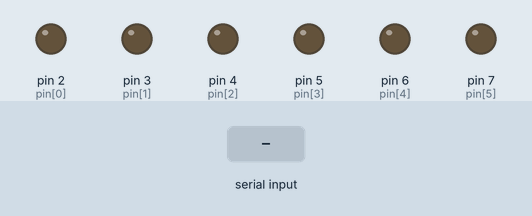
A sketch run on a simulated Arduino Uno, built with avr-gcc and run on an emulated ATmega328P. On the bench: output pins drawn as LEDs (lit = HIGH). Dashed ring = blinking. Inputs (shaded band) come from the test bench.

Above: at 1.2 s.
1.3 s: "1" received over Serial
At 1.52 s:
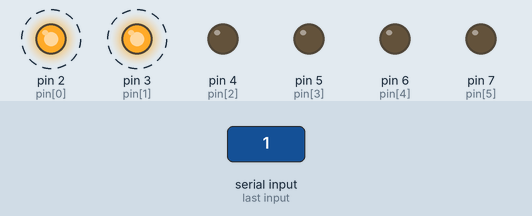
At 1.97 s:
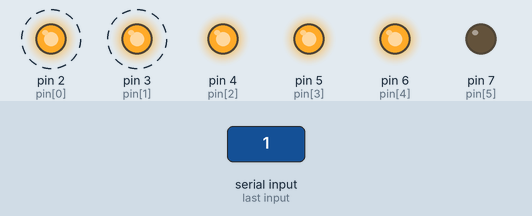
4.3 s: "0" received over Serial
At 4.37 s:
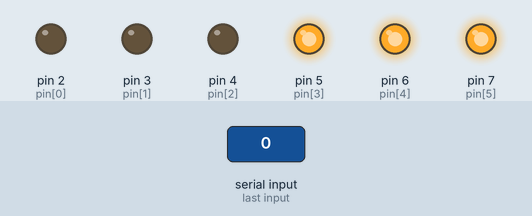
Timing chart, 0 to 7.3 s (numbered marks = the images above; inputs shaded):
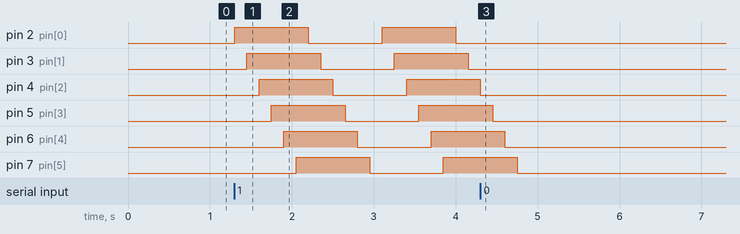

The sketch:

sketch_mar10a.ino
```cpp
int pin[]={2,3,4,5,6,7};
int data = 0;

void setup() {
  // put your setup code here, to run once:
  for(int j=0; j<6; j++)
  {
    pinMode(pin[j],OUTPUT);
    digitalWrite(pin[j],LOW);
    Serial.begin(9600);
  }
}

void loop() {
  // put your main code here, to run repeatedly:
  while(Serial.available()){data = Serial.read();}
  if (data == '1') {
      for(int j=0; j<6; j++)
  {
    digitalWrite(pin[j],HIGH);
    delay(150);
  }
  for(int j=0; j<6; j++)
  {
    digitalWrite(pin[j],LOW);
    delay(150);
  }
    }
    else {
        for(int j=0; j<6; j++)
  {
    digitalWrite(pin[j],LOW);
  }
     }
}
```

Measured:
- after the input at 1.3 s, pin 2 (pin[0]): alternates HIGH for 0.90 s and LOW for 0.90 s, starting at once; pin 3 (pin[1]): alternates HIGH for 0.90 s and LOW for 0.90 s, starting after 0.15 s
- after the input at 4.3 s, pin 2 (pin[0]), pin 3 (pin[1]): stops changing and stays LOW; pin 4 (pin[2]): goes on until 4.3 s, then stays LOW; pin 5 (pin[3]): goes on until 4.5 s, then stays LOW; pin 6 (pin[4]): goes on until 4.6 s, then stays LOW; pin 7 (pin[5]): goes on until 4.8 s, then stays LOW
